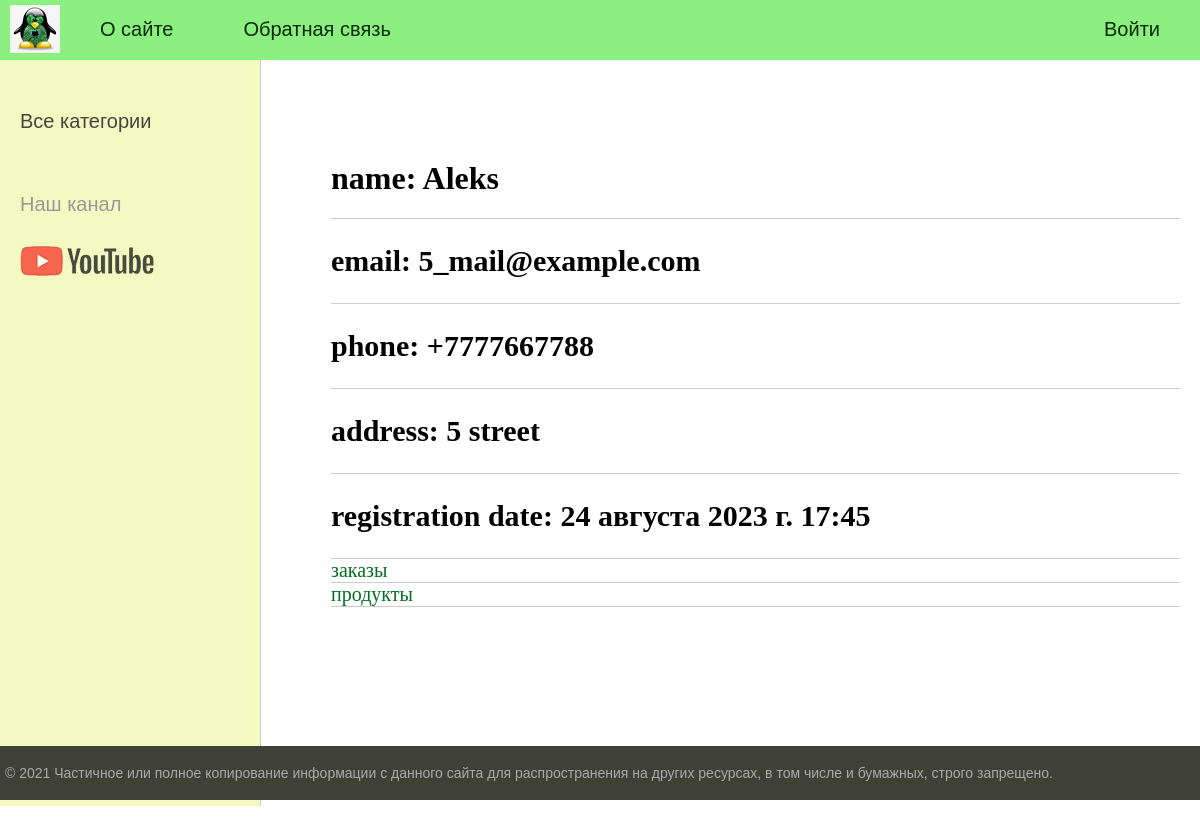
The app's page /hw2/client/6/, older data.
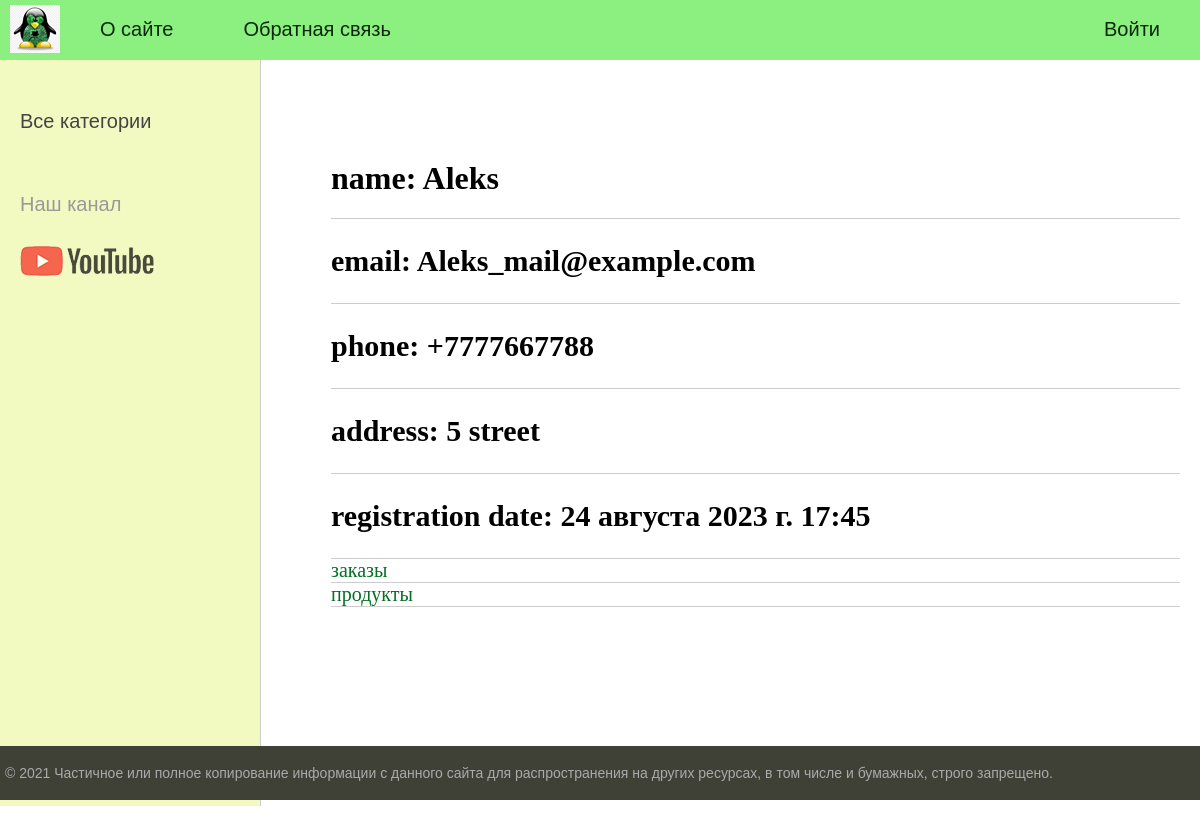
The same page, newer data.
### hw_2_app/models.py (models this page shows, shortened)
class Client(models.Model):
    name = models.CharField(max_length=100, verbose_name="имя")
    email = models.EmailField(verbose_name="электронная почта")
    phone = models.TextField(verbose_name="телефон")
    address = models.TextField(verbose_name="адресс")
    registration_date = models.DateTimeField(auto_now_add=True, verbose_name="дата регистрации")
    class Meta:
        verbose_name = 'Клиентов'
        verbose_name_plural = 'Клиенты'
        ordering = ['name', 'registration_date']

### hw_2_app/views.py (the view)
# urls.py: path('client/<int:client_id>/', show_client, name='client'),
def show_client(request, client_id):
    client = get_object_or_404(Client, pk=client_id)
    context = {
        'client': client,
        'menu': menu,
        'title': 'Клиент',
    }
    return render(request, 'hw_2_app/client_id.html', context=context)

### hw_2_app/templates/hw_2_app/client_id.html
{% extends 'hw_2_app/base.html' %}
{% block content %}
<ul class="list-articles">
	<li><h1>name: {{ client.name }}</h1>
	<li><h2>email: {{ client.email}}</h2>
	<li><h2>phone: {{ client.phone }}</h2>
	<li><h2>address: {{ client.address }}</h2>
	<li><h2>registration date: {{ client.registration_date }}</h2>
	<li><a href="{% url 'client_orders'  client.id %}"> заказы</a></li>
	<li><a href="{% url 'client_products' client.id %}"> продукты</a></li>
</ul>
{% endblock %}

Row changes from the older to the newer data that the page shows:
changed Client "Aleks": email "5_mail@example.com" → "Aleks_mail@example.com"
